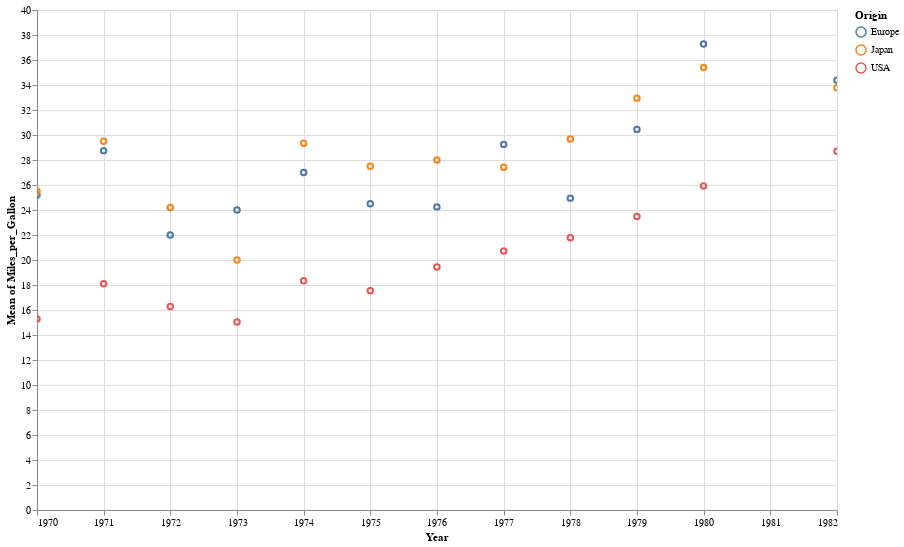

Write notebook code for a chart like this one.
### Code cell
alt.Chart(cars).mark_point().encode(
    x='Year:T',
    color='Origin',
    y='mean(Miles_per_Gallon)',
    #tooltip=['Name', 'Origin', 'Horsepower', 'Miles_per_Gallon']
).interactive().properties(
    width=800,
    height=500
)

### Figure 1 — Vega-Lite specification as saved in the notebook (floating-point values rounded to 4 significant figures; data arrays with more than 128 entries replaced by an {"elided": "..."} marker saying what was removed)
{"config": {"view": {"continuousWidth": 400, "continuousHeight": 300}}, "data": {"name": "data-f02450ab61490a1363517a0190416235"}, "mark": "point", "encoding": {"color": {"type": "nominal", "field": "Origin"}, "x": {"type": "temporal", "field": "Year"}, "y": {"type": "quantitative", "aggregate": "mean", "field": "Miles_per_Gallon"}}, "height": 500, "selection": {"selector014": {"type": "interval", "bind": "scales", "encodings": ["x", "y"]}}, "width": 800, "$schema": "https://vega.github.io/schema/vega-lite/v4.8.1.json", "datasets": {"data-f02450ab61490a1363517a0190416235": {"elided": "406 records"}}}
